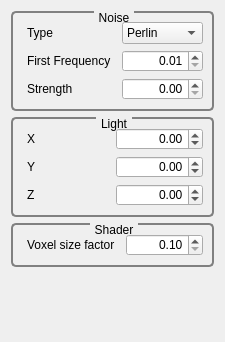
<?xml version="1.0" encoding="UTF-8"?>
<ui version="4.0">
 <class>GvQCustomEditor</class>
 <widget class="QWidget" name="GvQCustomEditor">
  <property name="geometry">
   <rect>
    <x>0</x>
    <y>0</y>
    <width>225</width>
    <height>342</height>
   </rect>
  </property>
  <property name="windowTitle">
   <string>Custom Editor</string>
  </property>
  <property name="styleSheet">
   <string>QGroupBox
{
     background-color: qlineargradient(x1: 0, y1: 0, x2: 0, y2: 1,
                                       stop: 0 #E0E0E0, stop: 1 #FFFFFF);
     border: 2px solid gray;
     border-radius: 5px;
     margin-top: 1ex; /* leave space at the top for the title */
 }

 QGroupBox::title
{
	 subcontrol-origin: margin;
     subcontrol-position: top center; /* position at the top center */
     padding: 0 3px;
     background-color: qlineargradient(x1: 0, y1: 0, x2: 0, y2: 1,
                                       stop: 0 #FFOECE, stop: 1 #FFFFFF);
 }

QLabel
{
	border-radius: 4px;
	padding: 2px;
 }
</string>
  </property>
  <layout class="QVBoxLayout" name="verticalLayout">
   <item>
    <widget class="QGroupBox" name="groupBox_4">
     <property name="title">
      <string>Noise</string>
     </property>
     <layout class="QGridLayout" name="gridLayout">
      <item row="0" column="0">
       <widget class="QLabel" name="label_3">
        <property name="text">
         <string>Type</string>
        </property>
       </widget>
      </item>
      <item row="0" column="1">
       <widget class="QComboBox" name="_noiseComboBox">
        <item>
         <property name="text">
          <string>Perlin</string>
         </property>
        </item>
       </widget>
      </item>
      <item row="1" column="0">
       <widget class="QLabel" name="label_9">
        <property name="text">
         <string>First Frequency</string>
        </property>
       </widget>
      </item>
      <item row="1" column="1">
       <widget class="QDoubleSpinBox" name="_noiseFirstFrequencySpinBox">
        <property name="alignment">
         <set>Qt::AlignRight|Qt::AlignTrailing|Qt::AlignVCenter</set>
        </property>
        <property name="minimum">
         <double>0.010000000000000</double>
        </property>
        <property name="singleStep">
         <double>0.100000000000000</double>
        </property>
       </widget>
      </item>
      <item row="2" column="0">
       <widget class="QLabel" name="label_10">
        <property name="text">
         <string>Strength</string>
        </property>
       </widget>
      </item>
      <item row="2" column="1">
       <widget class="QDoubleSpinBox" name="_noiseStrengthSpinBox">
        <property name="alignment">
         <set>Qt::AlignRight|Qt::AlignTrailing|Qt::AlignVCenter</set>
        </property>
        <property name="minimum">
         <double>0.000000000000000</double>
        </property>
        <property name="maximum">
         <double>1.000000000000000</double>
        </property>
        <property name="singleStep">
         <double>0.001000000000000</double>
        </property>
       </widget>
      </item>
     </layout>
    </widget>
   </item>
   <item>
    <widget class="QGroupBox" name="groupBox_2">
     <property name="title">
      <string>Light</string>
     </property>
     <layout class="QGridLayout" name="gridLayout_2">
      <item row="0" column="1">
       <widget class="QDoubleSpinBox" name="_lightXDoubleSpinBox">
        <property name="alignment">
         <set>Qt::AlignRight|Qt::AlignTrailing|Qt::AlignVCenter</set>
        </property>
        <property name="minimum">
         <double>-99.989999999999995</double>
        </property>
        <property name="singleStep">
         <double>0.100000000000000</double>
        </property>
       </widget>
      </item>
      <item row="1" column="0">
       <widget class="QLabel" name="label_5">
        <property name="text">
         <string>Y</string>
        </property>
       </widget>
      </item>
      <item row="1" column="1">
       <widget class="QDoubleSpinBox" name="_lightYDoubleSpinBox">
        <property name="alignment">
         <set>Qt::AlignRight|Qt::AlignTrailing|Qt::AlignVCenter</set>
        </property>
        <property name="minimum">
         <double>-99.989999999999995</double>
        </property>
        <property name="singleStep">
         <double>0.100000000000000</double>
        </property>
       </widget>
      </item>
      <item row="2" column="0">
       <widget class="QLabel" name="label_6">
        <property name="text">
         <string>Z</string>
        </property>
       </widget>
      </item>
      <item row="2" column="1">
       <widget class="QDoubleSpinBox" name="_lightZDoubleSpinBox">
        <property name="alignment">
         <set>Qt::AlignRight|Qt::AlignTrailing|Qt::AlignVCenter</set>
        </property>
        <property name="minimum">
         <double>-99.989999999999995</double>
        </property>
        <property name="singleStep">
         <double>0.100000000000000</double>
        </property>
       </widget>
      </item>
      <item row="0" column="0">
       <widget class="QLabel" name="label_4">
        <property name="text">
         <string>X</string>
        </property>
       </widget>
      </item>
     </layout>
    </widget>
   </item>
   <item>
    <widget class="QGroupBox" name="groupBox_3">
     <property name="title">
      <string>Shader</string>
     </property>
     <layout class="QGridLayout" name="gridLayout_3">
      <item row="0" column="1">
       <widget class="QDoubleSpinBox" name="_voxelSizeMultiplierDoubleSpinBox">
        <property name="alignment">
         <set>Qt::AlignRight|Qt::AlignTrailing|Qt::AlignVCenter</set>
        </property>
        <property name="minimum">
         <double>0.100000000000000</double>
        </property>
        <property name="maximum">
         <double>10.000000000000000</double>
        </property>
        <property name="singleStep">
         <double>0.100000000000000</double>
        </property>
       </widget>
      </item>
      <item row="0" column="0">
       <widget class="QLabel" name="label_11">
        <property name="text">
         <string>Voxel size factor</string>
        </property>
       </widget>
      </item>
     </layout>
    </widget>
   </item>
   <item>
    <spacer name="verticalSpacer">
     <property name="orientation">
      <enum>Qt::Vertical</enum>
     </property>
     <property name="sizeHint" stdset="0">
      <size>
       <width>20</width>
       <height>60</height>
      </size>
     </property>
    </spacer>
   </item>
  </layout>
  <zorder>groupBox_2</zorder>
  <zorder>groupBox_4</zorder>
  <zorder>groupBox_3</zorder>
 </widget>
 <resources/>
 <connections/>
</ui>
